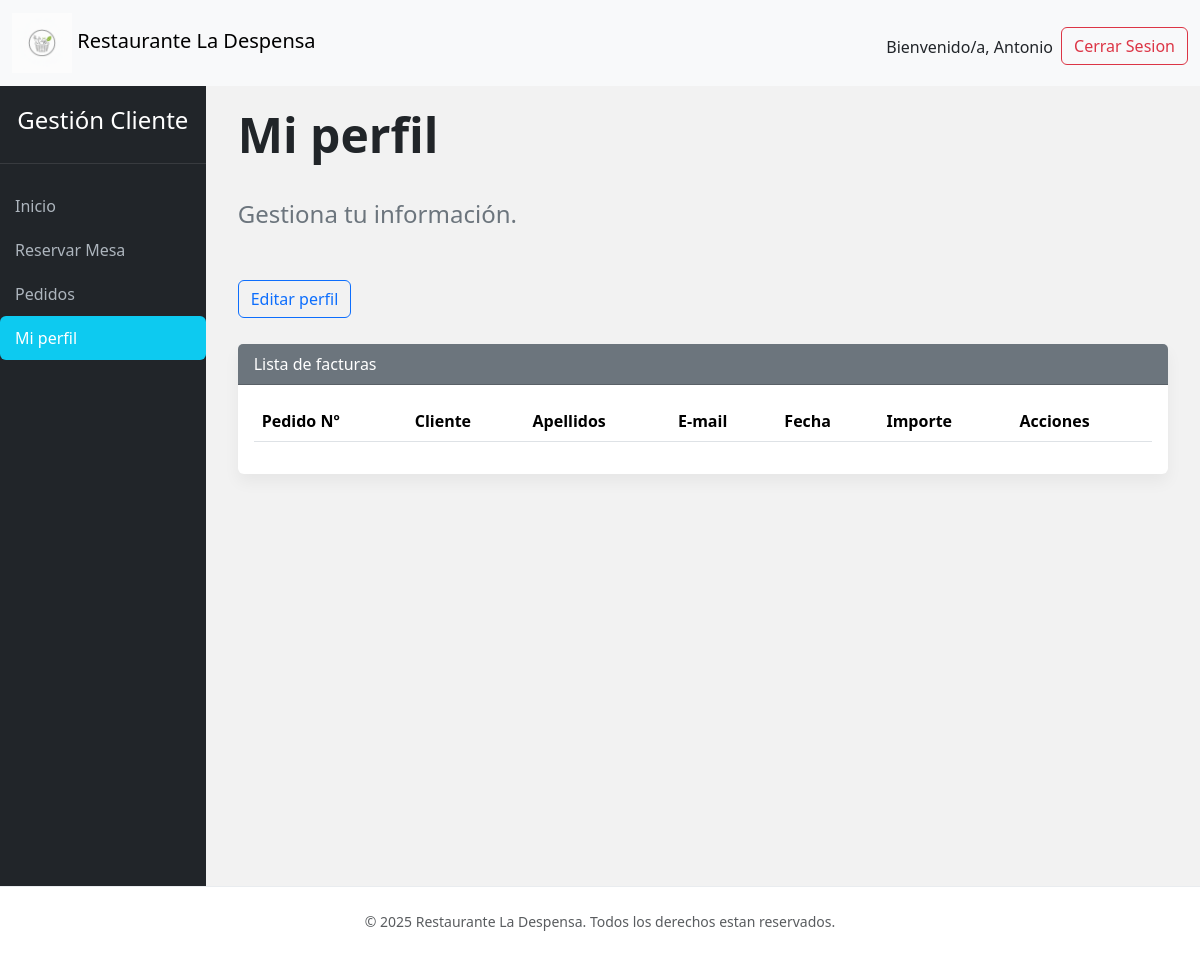
Page /clientes/modperfil.php (signed in) on the earlier database version.
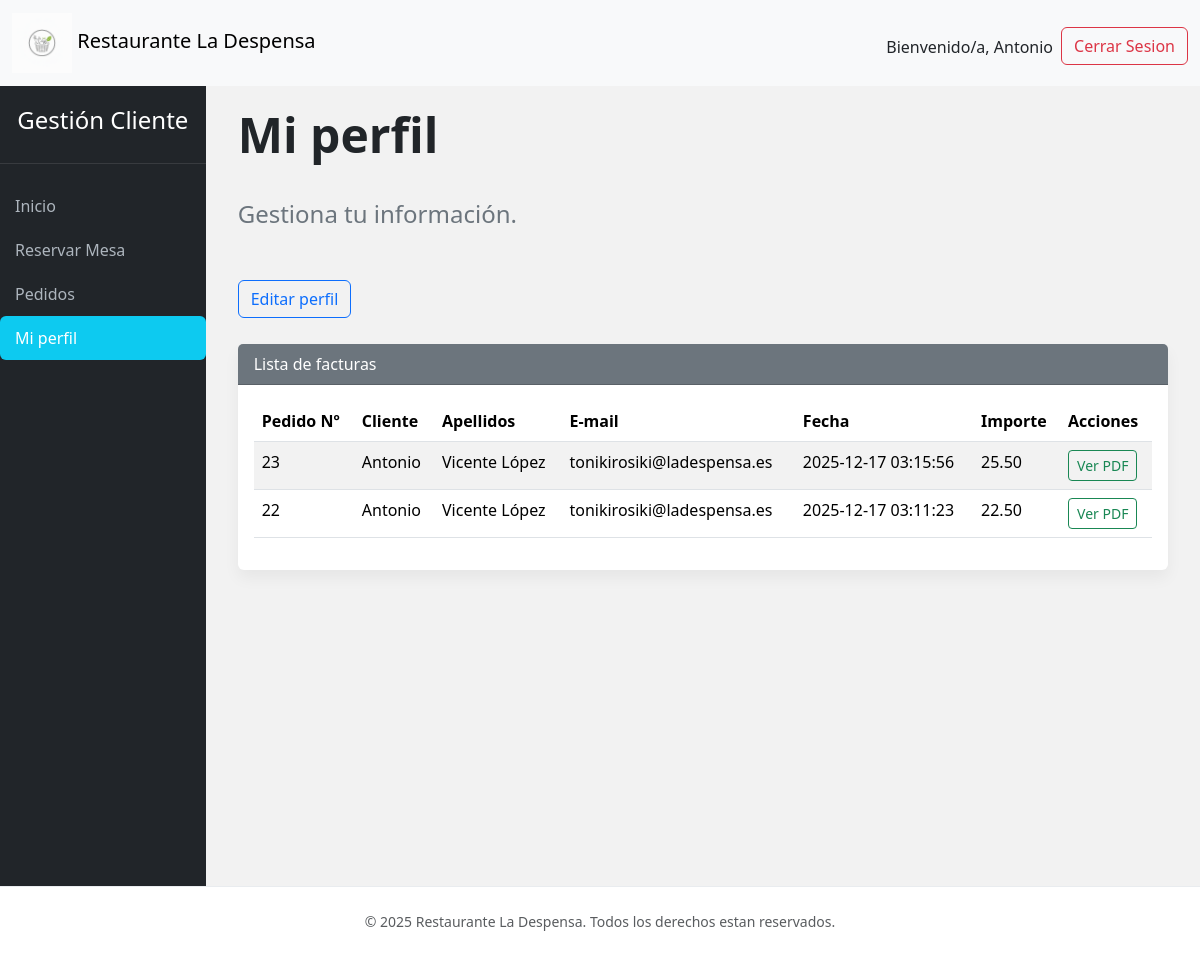
Same page on the later database version.
### tables this page shows
CREATE TABLE `pedido` (
  `idped` int(11) NOT NULL,
  `usuario` varchar(9) NOT NULL,
  `nmesa` int(11) NOT NULL,
  `estado` tinyint(1) NOT NULL,
  `fecha` timestamp NOT NULL DEFAULT current_timestamp() ON UPDATE current_timestamp()
);

CREATE TABLE `usuario` (
  `dni` varchar(9) NOT NULL,
  `nombre` varchar(255) NOT NULL,
  `apellidos` varchar(255) DEFAULT NULL,
  `rol` int(11) NOT NULL,
  `email` varchar(255) NOT NULL,
  `telefono` varchar(15) NOT NULL,
  `direccion` varchar(255) DEFAULT NULL,
  `pass` varchar(255) NOT NULL,
  `estado` tinyint(1) NOT NULL DEFAULT 0 COMMENT 'bloqueado=1 desbloqueado=0'
);

### clientes/modperfil.php (the view, shortened to what this page needs)
<?php
include("../conexion.php");
?>
<!doctype html>
<html lang="es">
<head>
    <?php
    include("../head.php");
    ?>
</head>
<body>
    <div class="d-flex flex-column w-100">
        <?php
        include("../nav.php");
        ?>
        <div class="wrapper">
            <?php
            include("navbar.php");
            ?>
            <div id="content">
                <div class="container-fluid">
                    <h1 class="page-heading">Mi perfil</h1>
                    <p class="subheading">Gestiona tu información.</p>
                    <p>
                        <button class="btn btn-outline-primary" type="button" data-bs-toggle="collapse" data-bs-target="#collapseWidthExample" aria-expanded="false" aria-controls="collapseWidthExample">
                            Editar perfil
                        </button>
                    </p>
                    <div style="min-height: 10px;">
                    </div>
                    <div class="card">
                        <div class="card-header bg-secondary text-white">
                            Lista de facturas
                        </div>
                        <div class="card-body">
                            <div class="table-responsive">
                                <table class="table table-striped table-hover">
                                    <thead>
                                        <tr>
                                            <th>Pedido Nº</th>
                                            <th>Cliente</th>
                                            <th>Apellidos</th>
                                            <th>E-mail</th>
                                            <th>Fecha</th>
                                            <th>Importe</th>
                                            <th>Acciones</th>
                                        </tr>
                                    </thead>
                                    <tbody>
                                        <?php
                                        $dni = $_SESSION['dni'];
                                        $datos_user = "SELECT * FROM usuario WHERE dni='$dni'";
                                        $res3 = mysqli_query($conn, $datos_user);
                                        $row3 = mysqli_fetch_assoc($res3);
                                        $email = $row3['email'];
                                        $nombre = $row3['nombre'];
                                        $apellidos = $row3['apellidos'];
                                        $pedidos_cons = "SELECT * FROM pedido WHERE usuario='$dni'";
                                        $res = mysqli_query($conn, $pedidos_cons);
                                        if ($res && mysqli_num_rows($res) > 0) {
                                            while ($row = mysqli_fetch_assoc($res)) {
                                                $total = 0;
                                                $idped = $row['idped'];
                                                $fecha = $row['fecha'];
                                                $consulta_pedido_producto = "SELECT SUM(p.precio) AS total FROM pedido_producto pp, producto p WHERE pp.idprod = p.idprod AND pp.idped =$idped";
                                                $res2 = mysqli_query($conn, $consulta_pedido_producto);
                                                while ($row2 = mysqli_fetch_assoc($res2)) {
                                                    $total = $row2['total'];
                                                }
                                        ?>
                                                <tr>
                                                    <td> <?php echo $idped; ?> </td>
                                                    <td> <?php echo $nombre; ?> </td>
                                                    <td> <?php echo $apellidos; ?> </td>
                                                    <td> <?php echo $email; ?> </td>
                                                    <td> <?php echo $fecha; ?> </td>
                                                    <td> <?php echo number_format($total, 2); ?> </td>
                                                    <td><a href="PDF/factura.php?id=' <?php echo $idped; ?>'" class="btn btn-sm btn-outline-success">Ver PDF</a></td>
                                                </tr>
                                        <?php
                                            }
                                        }
                                        ?>
                                    </tbody>
                                </table>
                            </div>
                        </div>
                    </div>
                </div>
            </div>
        </div>
        <?php
        include("../footer.php");
        ?>
    </div>
</body>
</html>

Differences in the rows shown:
added pedido: idped "23", usuario.nombre "Antonio", usuario.apellidos "Vicente López", usuario.email "tonikirosiki@ladespensa.es", fecha "2025-12-17 03:15:56", total "25.50"
added pedido: idped "22", usuario.nombre "Antonio", usuario.apellidos "Vicente López", usuario.email "tonikirosiki@ladespensa.es", fecha "2025-12-17 03:11:23", total "22.50"
